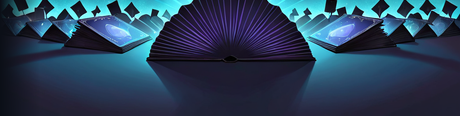
#> input picture images/ui/banner_cards.png, 460 x 116 px
$ python -i images_util.py   (imports and definitions only)
#> lines starting #> are read from the running program, lines starting #| are printed output that depends on the picture; after the words box and inside, x2 and y2 are one past the last pixel; in counts of white or black regions, pixels touching at a corner belong together
"""形象图片(avatar)工具

- save_avatar: 把用户选择的图片处理后存到 data/avatars/avatar_<pid>.png，返回路径
- load_photo: 读取并缩略成 PhotoImage，供 tkinter 控件/画布使用
优先用 Pillow(PIL) 以支持 jpg/png/gif 与缩略图；若环境无 PIL 则退化为
tkinter 原生 PhotoImage（仅 png/gif），保证程序不因缺依赖而崩。
"""

import os
import sys
import shutil
import weakref
from functools import lru_cache

import db

try:
    from PIL import Image, ImageTk, ImageDraw, ImageFont, ImageChops, ImageFilter
    _HAS_PIL = True
except Exception:
    _HAS_PIL = False
    Image = None
    ImageTk = None
    ImageDraw = None
    ImageFont = None
    ImageChops = None
    ImageFilter = None

try:
    _RESAMPLE = Image.Resampling.LANCZOS
except AttributeError:
    _RESAMPLE = Image.LANCZOS

import tkinter as tk  # 退化路径用

AVATAR_DIR = os.path.join(db.DATA_DIR, "avatars")

# ---------------- 超采样抗锯齿渲染 ----------------
# tkinter canvas 的形状（圆角/胶囊/描边）是硬边锯齿；用 4 倍画布绘制后
# LANCZOS 缩回目标尺寸，得到真正平滑的边缘。文字也走 PIL 渲染，
# 比 Tk 原生 canvas 文字更厚实清晰。

_SS = 4  # 超采样倍率

# v0.70：PIL 侧字体也要跨平台。原本只有 C:/Windows/Fonts 三条，在 macOS 上
# 全部 miss 之后退到 ImageFont.load_default()——那是个位图字体，画不出中文，
# 人物卡/胶囊标签会变成一排方块。按平台给出真实存在的候选。
def _font_candidates():
    if sys.platform == "darwin":
        return [
            # 苹方：10.11+ 系统自带，.ttc 里含多字重，PIL 默认取第一个
            ("/System/Library/Fonts/PingFang.ttc",
             "/System/Library/Fonts/PingFang.ttc"),
            ("/System/Library/Fonts/STHeiti Light.ttc",
             "/System/Library/Fonts/STHeiti Medium.ttc"),
            ("/Library/Fonts/Arial Unicode.ttf",
             "/Library/Fonts/Arial Unicode.ttf"),
            ("/System/Library/Fonts/Supplemental/Arial.ttf",
             "/System/Library/Fonts/Supplemental/Arial Bold.ttf"),
        ]
    if sys.platform.startswith("linux"):
        return [
            ("/usr/share/fonts/opentype/noto/NotoSansCJK-Regular.ttc",
             "/usr/share/fonts/opentype/noto/NotoSansCJK-Bold.ttc"),
            ("/usr/share/fonts/truetype/wqy/wqy-microhei.ttc",
             "/usr/share/fonts/truetype/wqy/wqy-microhei.ttc"),
            ("/usr/share/fonts/truetype/dejavu/DejaVuSans.ttf",
             "/usr/share/fonts/truetype/dejavu/DejaVuSans-Bold.ttf"),
        ]
    return [
        ("C:/Windows/Fonts/msyh.ttc", "C:/Windows/Fonts/msyhbd.ttc"),
        ("C:/Windows/Fonts/simhei.ttf", "C:/Windows/Fonts/simhei.ttf"),
        ("C:/Windows/Fonts/arial.ttf", "C:/Windows/Fonts/arialbd.ttf"),
    ]


_FONT_CANDIDATES = _font_candidates()


# [23 lines left out: functions _pil_font, _ss_canvas, not called in this run]


def _ss_done_pil(img, w, h):
    """缩回目标尺寸（返回 PIL Image，供缓存管线使用）"""
    return img.resize((max(1, int(w)), max(1, int(h))), _RESAMPLE)


def _ss_done(img, w, h):
    """缩回目标尺寸并转 PhotoImage"""
    return ImageTk.PhotoImage(_ss_done_pil(img, w, h))


# [131 lines left out: functions _hex2rgb, smooth_dot, smooth_text, smooth_card, smooth_pill, not called in this run]


# ---------------- 成品图 PhotoImage 缓存（v0.10 性能） ----------------
# zoom 缩放/刷新时所有卡片/连线/「我」按同一组参数重画。PIL 渲染 + Tk
# PhotoImage 粘贴（大图一次十几 ms）是刷新耗时主体。按量化 key 缓存
# PhotoImage，重复刷新零渲染零粘贴。
# 安全：PhotoImage 绑定 Tk 解释器——缓存条目用 weakref 记录创建时的
# default root，root 已销毁（退出登录/重开窗口）时自动失效重渲。
_IMG_CACHE = {}                 # (root, key) -> (weakref(root), photo, px)
_IMG_CACHE_PX = 0               # 缓存总像素（控内存）
# v0.21：24M→96M（~384MB）。24M 时 100 人网络就顶格 LRU 抖动（无谓重渲
# 1.2s+）；48M 时 200 人仍超（卡片底图 55M + 网络图 25M）。96M 可完整
# 驻留 200 人级「卡片页 + 网络页」全部图片；超出部分仍按 LRU 优雅降级。
# _gc_cache 惰性清扫死 root 条目，防多窗口/重开场景堆积。
_IMG_CACHE_PX_MAX = 96_000_000


def _cur_root():
    return getattr(tk, "_default_root", None)


# [20 lines left out: function _gc_cache, not called in this run]


_GC_TICK = 0


# [482 lines left out: functions _cached_photo, _fit_ss, smooth_link, smooth_grad_text, render_node_card, _render_node_card_inner and 4 more, not called in this run]


import math as _math


def _cos(a):
    return _math.cos(a)


def _sin(a):
    return _math.sin(a)


def ensure_dir():
    os.makedirs(AVATAR_DIR, exist_ok=True)


# [33 lines left out: functions save_avatar, load_photo, not called in this run]


def load_circle_photo(path, size=(38, 38)):
    """读取形象图并圆形裁切（四角透明），返回 PhotoImage；失败退回 load_photo"""
#> called with path = 'images/ui/banner_cards.png', size = (38, 38)
    if not path or not os.path.exists(path):
        return None
    if not _HAS_PIL:
        return load_photo(path, size)
    try:
        im = Image.open(path).convert("RGBA")
        im.thumbnail((size[0] * 2, size[1] * 2))
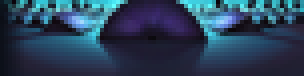
#> im: PIL image 76x19 RGBA (shown 4 times larger); mean R, G, B, A 42.1, 64.7, 88.7, 255
        w, h = im.size
#> w = 76; h = 19
        d = min(w, h)
#> d = 19
        im = im.crop(((w - d) // 2, (h - d) // 2, (w + d) // 2, (h + d) // 2))
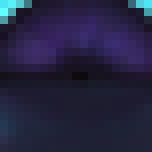
#> im: PIL image 19x19 RGBA (shown 8 times larger); mean R, G, B, A 36.8, 36, 64.2, 255
        im = im.resize(size, _RESAMPLE)
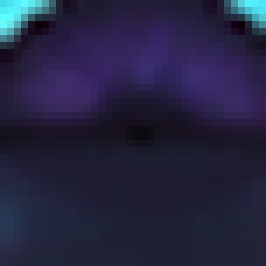
#> im: PIL image 38x38 RGBA (shown 7 times larger); mean R, G, B, A 36.8, 36, 64.2, 255
        # 圆形遮罩也走 4x 超采样，边缘平滑无阶梯
        m4 = Image.new("L", (size[0] * _SS, size[1] * _SS), 0)
#> m4: PIL image 152x152 L; every value is 0
        ImageDraw.Draw(m4).ellipse(
            (0, 0, size[0] * _SS - 1, size[1] * _SS - 1), fill=255)
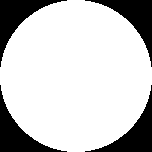
#> m4: PIL image 152x152 L; 78.5% white; 4 black regions, box (x1, y1, x2, y2) and area: (0, 0, 67, 67) 1240, (85, 0, 152, 67) 1240, (0, 85, 67, 152) 1240, (85, 85, 152, 152) 1240
        mask = m4.resize(size, _RESAMPLE)
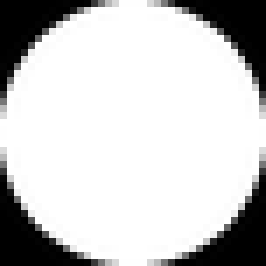
#> mask: PIL image 38x38 L (shown 7 times larger); min 0, max 255, mean 200.4
        im.putalpha(mask)
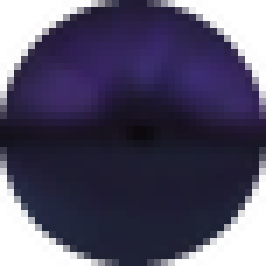
#> im: PIL image 38x38 RGBA (shown 7 times larger); mean R, G, B, A 36.8, 36, 64.2, 200.4; transparent parts drawn white
        return ImageTk.PhotoImage(im)
    except Exception:
        return load_photo(path, size)


# [56 lines left out: functions letter_avatar, _render_letter_avatar, not called in this run]


# ---------------- ComfyUI UI 资产（v0.11） ----------------
# tools/gen_ui_assets.py 生成 + tools/prep_ui_assets.py 后处理的界面美化
# 资产（空状态插画/星图背景/页面横幅/App 图标/登录页背景）。
# 加载走 _cached_photo 同款 LRU；文件缺失/PIL 不可用时返回 None，
# 调用方一律有降级路径（emoji / 纯色 / 矢量点阵）。
UI_DIR = os.path.join(os.path.dirname(os.path.abspath(__file__)), "images", "ui")


def _ui_path(name):
    p = os.path.join(UI_DIR, name)
    return p if os.path.exists(p) else None


# [23 lines left out: function ui_asset, not called in this run]


def bg_stars_tile_ui():
    """画布背景星图平铺小图（512x512，toggle_bg 开启时用）；缺失返回 None"""
    return ui_asset("bg_stars_tile")


# ---------------- v0.16：交互按钮三态立体面 ----------------
# tk.Button 只支持一张图 → 面图把「渐变 + 高光 + 暗边 + 圆角 + 图标 + 文字」
# 全部烘进去，hover/press 换图即三态立体效果。
_BTN_PAL = {
    "normal":  ("#FFFFFF", "#F8FAFD", "#DCE4EF"),
    "primary": ("#2563EB", "#245CE0", "#2563EB"),
    "green":   ("#15805D", "#137653", "#15805D"),
    "danger":  ("#FFF3F4", "#FFF3F4", "#F0CDD3"),
    "ghost":   ("#F0F4FA", "#F0F4FA", "#F0F4FA"),
    "tab":     ("#FFFFFF", "#FFFFFF", "#FFFFFF"),
    "tab_on":  ("#EAF1FF", "#EAF1FF", "#D8E5FF"),
}
_BTN_FG = {"normal": "#34445C", "primary": "#FFFFFF", "green": "#FFFFFF",
           "danger": "#B8324A", "ghost": "#63738A",
           "tab": "#63738A", "tab_on": "#245BD5"}
TEXT_HEX = "#18263C"          # 与 ui.py TEXT 一致


# [115 lines left out: functions _lighten_hex, btn_face, text_width, not called in this run]


# ---------------- v0.12 透明/蒙版资产加载 ----------------
_UI_TEX = {}          # name -> PIL.Image（进程内缓存，只读一次）


# [51 lines left out: functions _ui_pil, glass_overlay_pil, glass_tile_ui, glass_tint_ui, ui_asset_scaled, not called in this run]

>>> result = load_circle_photo('images/ui/banner_cards.png')
